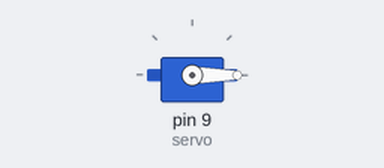
The sketch below on a simulated Arduino Uno, built with avr-gcc and run on an emulated ATmega328P. Shown: servo.

Above: at 0.05 s.
Timing chart, 0 to 4.6 s (numbered marks = the images above):
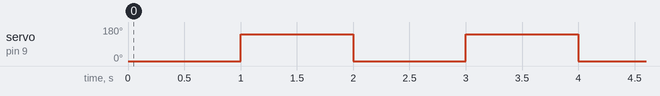

The sketch:

ServoTime1Test.ino
```cpp
#include <ServoTimer2.h>


ServoTimer2 servo;

void setup() {
  // put your setup code here, to run once:
  servo.attach(9);
}

void loop() {


  servo.write(500);

  delay(1000);
  servo.write(2000);
  delay(1000);
//
//  // put your main code here, to run repeatedly:
//  for(int pos = 0; pos <= 180; pos += 1) // goes from 0 degrees to 180 degrees
//  {                                  // in steps of 1 degree
//    servo.write(pos);              // tell servo to go to position in variable 'pos'
//    delay(5);                       // waits 15ms for the servo to reach the position
//  }
//  for(int pos = 180; pos>=0; pos-=1)     // goes from 180 degrees to 0 degrees
//  {
//    servo.write(pos);              // tell servo to go to position in variable 'pos'
//    delay(5);                       // waits 15ms for the servo to reach the position
//  }

}
```

Measured:
- by itself, servo on pin 9 (servo): alternates 141° for 1.0 s and 0° for 1.0 s
